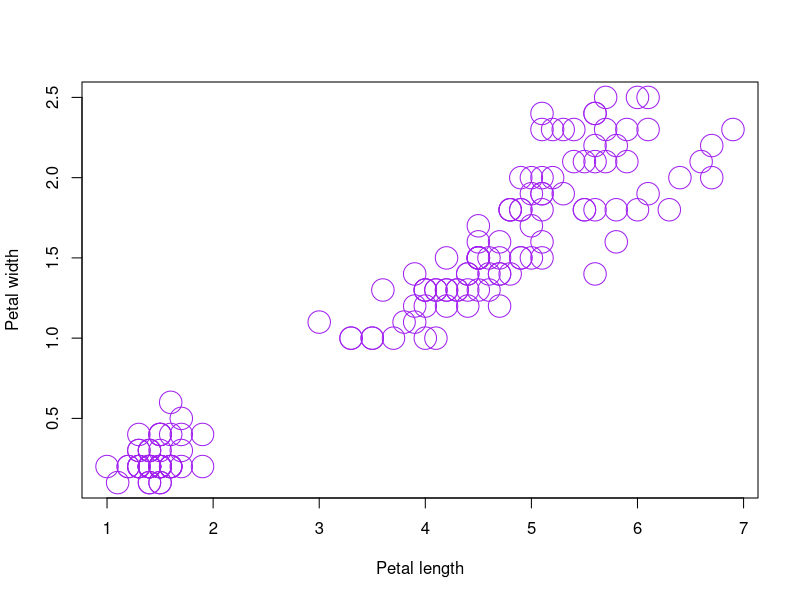

Source code (R):

plot(
  x = iris$Petal.Length,
  y = iris$Petal.Width,
  xlab = "Petal length",
  ylab = "Petal width",
  cex = 3,
  pch=21,
  col = "purple"
)
